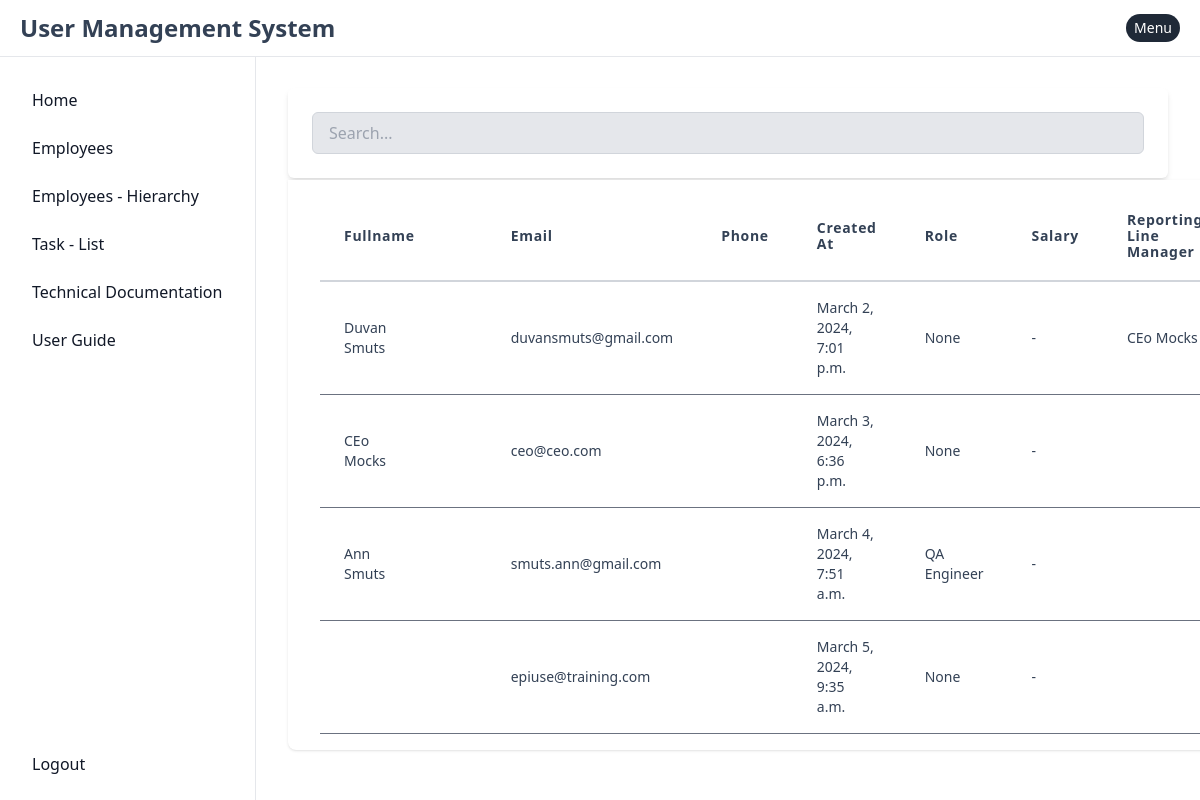
Page /user/list_user/ (signed in) on the committed database.
### apps/admin/user/models.py (models this page shows, shortened)
class User(AuditFields, AbstractBaseUser, PermissionsMixin):
    reporting_line_manager = models.ForeignKey('self', on_delete=models.SET_NULL, null=True, blank=True, related_name='reports_to')
    email                  = models.EmailField(unique=True)
    first_name             = models.CharField(max_length=30, blank=True)
    last_name              = models.CharField(max_length=30, blank=True)
    contact_number         = models.CharField(max_length=30, blank=True)
    employee_number        = models.CharField(max_length=30, blank=True)
    hashed_email_gravatar  = models.CharField(max_length=250, blank=True)
    position               = models.IntegerField(choices=POSITION_CHOICES, blank=True, null=True)
    birth_date             = models.DateField(null=True, blank=True)
    is_active              = models.BooleanField(default=True)
    is_staff               = models.BooleanField(default=False)
    is_admin               = models.BooleanField(default=False)
    salary                 = models.DecimalField(verbose_name='Salary', default=0, max_digits=9, decimal_places=2)
    description            = models.TextField(max_length=300, blank=True, null=True)
    objects = UserManager()
    USERNAME_FIELD  = 'email'
    REQUIRED_FIELDS = []

### apps/system/user/read/views.py (the view)
# urls.py: path('list_user/',                  UserListIew.as_view(),       name='list_user'),
class UserListIew(LoginRequiredMixin, View):
    def get(self, request, *args, **kwargs):
        users = User.objects.all().order_by('-id')
        if users:
            process_lib.get_gravatar_images(users)
        return render(
            self.request,
            template_name = 'system/user/list/user_list.html',
            context       = {
                'users'          : users,
                'logged_in_user' : self.request.user.id,
                'admin_user'     : self.request.user.is_admin
            }
        )

### apps/system/user/read/lib/process.py (called while the page is built)
def get_gravatar_images(users: QuerySet) -> QuerySet:
    for user in users:
        if user.hashed_email_gravatar:
            continue
        email = user.email
        gravatar_exists = has_gravatar(user.email)
        if gravatar_exists:
            hashed_email = common_process_lib.sanitize_and_hash_email(email)
            user.hashed_email_gravatar = hashed_email
    return users

### templates/system/user/list/user_list.html (shortened to what this page needs)
{% extends 'base.html' %}
{% block content %}
<div class="mx-auto bg-white p-6 rounded-md shadow-md mb-0.5">
    <input id="searchInput" type="text"
        class="w-full px-4 py-2 bg-gray-200 focus:bg-white border border-gray-300 rounded-md outline-none"
        placeholder="Search...">
</div>
<div class="-my-2 py-2 overflow-x-auto sm:-mx-6 sm:px-6 lg:-mx-8 pr-10 lg:px-8">
    <div class="align-middle inline-block min-w-full shadow overflow-hidden bg-white shadow-dashboard px-8 pt-3 rounded-bl-lg rounded-br-lg">
        <table class="table min-w-full" id="employee_list_table">
            <thead>
                <tr>
                    <th class="px-6 py-3 border-b-2 border-gray-300 text-left text-sm leading-4 tracking-wider hover:bg-gray-100 cursor-pointer">Fullname</th>
                    <th class="px-6 py-3 border-b-2 border-gray-300"></th>
                    <th class="px-6 py-3 border-b-2 border-gray-300 text-left text-sm leading-4 tracking-wider hover:bg-gray-100 cursor-pointer">Email</th>
                    <th class="px-6 py-3 border-b-2 border-gray-300 text-left text-sm leading-4 tracking-wider hover:bg-gray-100 cursor-pointer">Phone</th>
                    <th class="px-6 py-3 border-b-2 border-gray-300 text-left text-sm leading-4 tracking-wider hover:bg-gray-100 cursor-pointer">Created At</th>
                    <th class="px-6 py-3 border-b-2 border-gray-300 text-left text-sm leading-4 tracking-wider hover:bg-gray-100 cursor-pointer">Role</th>
                    <th class="px-6 py-3 border-b-2 border-gray-300 text-left text-sm leading-4 tracking-wider hover:bg-gray-100 cursor-pointer">Salary</th>
                    <th class="px-6 py-3 border-b-2 border-gray-300 text-left text-sm leading-4 tracking-wider hover:bg-gray-100 cursor-pointer">Reporting Line Manager</th>
                </tr>
            </thead>
            <tbody class="bg-white">
                {% for user in users %}
                    <tr>
                        <td class="px-6 py-4 whitespace-no-wrap border-b border-gray-500">
                            <div class="text-sm leading-5">{{ user.first_name }} {{ user.last_name }}</div>
                        </td>
                        <td class="px-6 py-4 whitespace-no-wrap border-b border-gray-500">
                        </td>
                        <td class="px-6 py-4 whitespace-no-wrap border-b border-gray-500 text-sm leading-5">{{ user.email }}</td>
                        <td class="px-6 py-4 whitespace-no-wrap border-b border-gray-500 text-sm leading-5">{{ user.contact_number }}</td>
                        <td class="px-6 py-4 whitespace-no-wrap border-b border-gray-500 text-sm leading-5">{{ user.created_at }}</td>
                        <td class="px-6 py-4 whitespace-no-wrap border-b border-gray-500 text-sm leading-5">{{ user.get_position_display }}</td>
                        {% if admin_user %}
                            <td class="px-6 py-4 whitespace-no-wrap border-b border-gray-500 text-sm leading-5">{{ user.salary }}</td>
                        {% else %}
                            <td class="px-6 py-4 whitespace-no-wrap border-b border-gray-500 text-sm leading-5">-</td>
                        {% endif %}
                        <td class="px-6 py-4 whitespace-no-wrap border-b border-gray-500 text-sm leading-5">{{ user.reporting_line_manager.first_name }} {{ user.reporting_line_manager.last_name }}</td>
                    </tr>
                {% endfor %}
            </tbody>
        </table>
    </div>
</div>
{% endblock content %}

### rows in the picture
User: email "epiuse@training.com", created_at "March 5, 2024, 9:35 a.m.", position "None"
User: first_name "Ann", last_name "Smuts", email "smuts.ann@gmail.com", created_at "March 4, 2024, 7:51 a.m.", position "QA Engineer"
User: first_name "CEo", last_name "Mocks", email "ceo@ceo.com", created_at "March 3, 2024, 6:36 p.m.", position "None"
User: first_name "Duvan", last_name "Smuts", email "duvansmuts@gmail.com", created_at "March 2, 2024, 7:01 p.m.", position "None", reporting_line_manager.first_name "CEo", reporting_line_manager.last_name "Mocks"
